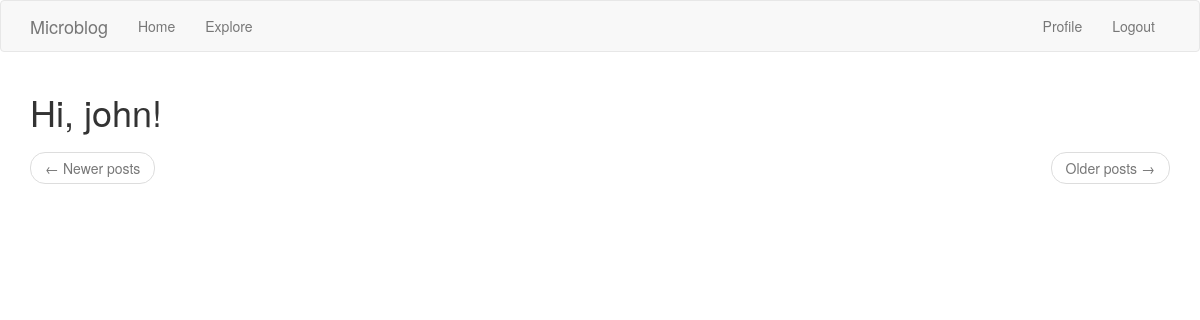
The app's page /explore (signed in), older data.
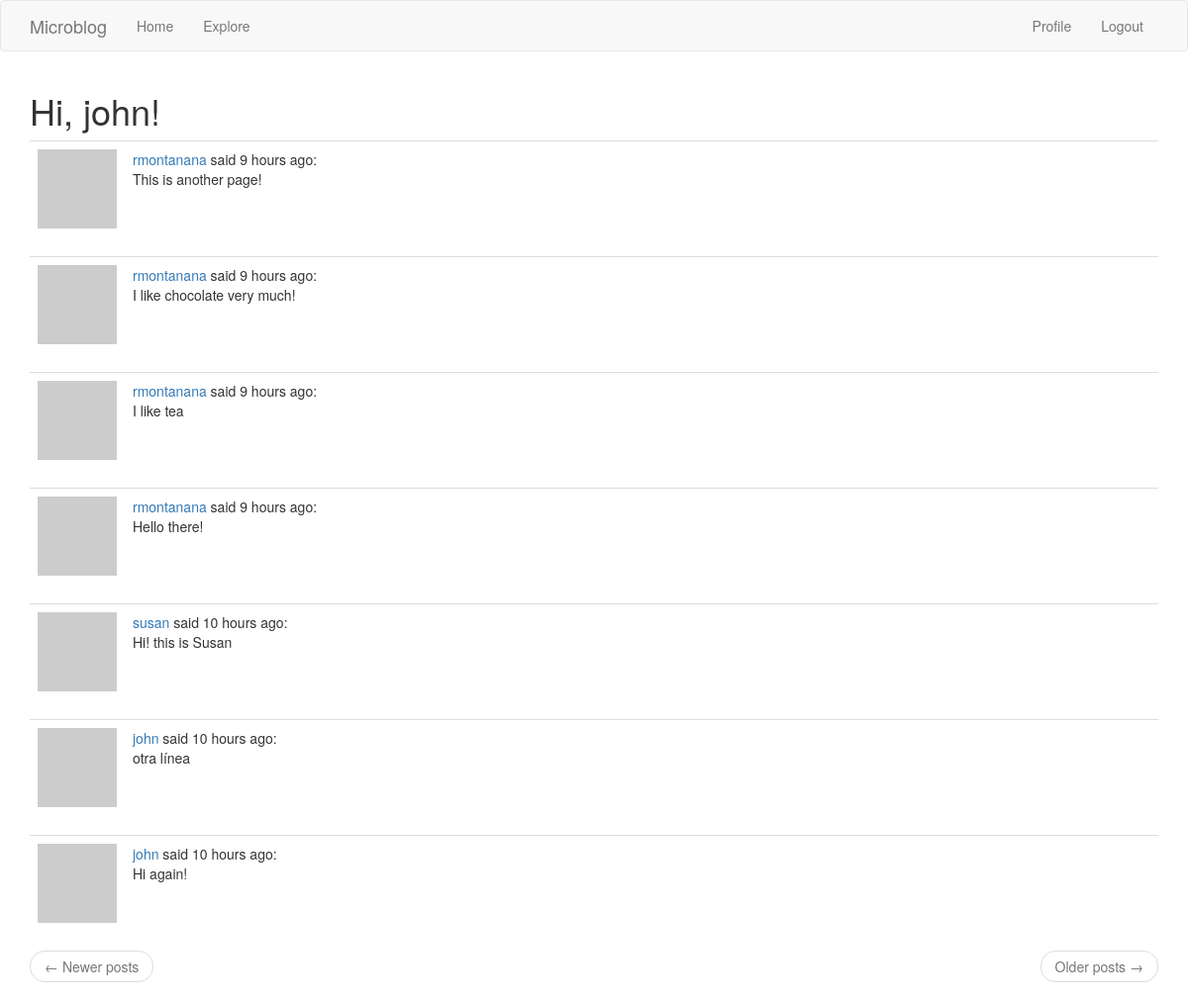
The same page, newer data.
### app/models.py (models this page shows, shortened)
class User(UserMixin, db.Model):
    id = db.Column(db.Integer, primary_key=True)
    username = db.Column(db.String(64), index=True, unique=True)
    email = db.Column(db.String(120), index=True, unique=True)
    password_hash = db.Column(db.String(128))
    posts = db.relationship("Post", backref="author", lazy="dynamic")
    about_me = db.Column(db.String(140))
    last_seen = db.Column(db.DateTime, default=datetime.utcnow)
    followed = db.relationship(
        "User",
        secondary=followers,
        primaryjoin=(followers.c.follower_id == id),
        secondaryjoin=(followers.c.followed_id == id),
        backref=db.backref("followers", lazy="dynamic"),
        lazy="dynamic",
    )
    def avatar(self, size):
        digest = md5(self.email.lower().encode("utf-8")).hexdigest()
        return "https://www.gravatar.com/avatar/{}?d=identicon&s={}".format(
            digest, size
        )

class Post(db.Model):
    id = db.Column(db.Integer, primary_key=True)
    body = db.Column(db.String(140))
    timestamp = db.Column(db.DateTime, index=True, default=datetime.utcnow)
    user_id = db.Column(db.Integer, db.ForeignKey("user.id"))

### app/routes.py (the view)
@app.route("/explore")
@login_required
def explore():
    page = request.args.get("page", 1, type=int)
    posts = Post.query.order_by(Post.timestamp.desc()).paginate(
        page=page, per_page=app.config["POSTS_PER_PAGE"], error_out=False
    )
    next_url = (
        url_for("explore", page=posts.next_num) if posts.has_next else None
    )
    prev_url = (
        url_for("explore", page=posts.prev_num) if posts.has_prev else None
    )
    return render_template(
        "index.html",
        title="Explore",
        posts=posts.items,
        next_url=next_url,
        prev_url=prev_url,
    )

### app/models.py (called while the page is built)
@login.user_loader
def load_user(id):
    return User.query.get(int(id))

### app/routes.py (called while the page is built)
@app.before_request
def before_request():
    if current_user.is_authenticated:
        current_user.last_seen = datetime.utcnow()
        db.session.commit()

### app/templates/index.html (shortened to what this page needs)
{% extends "base.html" %}
{% import 'bootstrap/wtf.html' as wtf %}
{% block app_content %}
    <h1>Hi, {{ current_user.username }}!</h1>
    {% for post in posts %}
        {% include '_post.html' %}
    {% endfor %}
    <nav aria-label="...">
        <ul class="pager">
            <li class="previous{% if not prev_url %} disabled{% endif %}">
                <a href="{{ prev_url or '#' }}">
                    <span aria-hidden="true">&larr;</span> Newer posts
                </a>
            </li>
            <li class="next{% if not next_url %} disabled{% endif %}">
                <a href="{{ next_url or '#' }}">
                    Older posts <span aria-hidden="true">&rarr;</span>
                </a>
            </li>
        </ul>
    </nav>
{% endblock %}

### app/templates/base.html (shortened to what this page needs)
{% extends 'bootstrap/base.html' %}
{% block navbar %}
    <nav class="navbar navbar-default">
        <div class="container">
            <div class="navbar-header">
                <a class="navbar-brand" href="{{ url_for('index') }}">Microblog</a>
            </div>
            <div class="collapse navbar-collapse" id="bs-example-navbar-collapse-1">
                <ul class="nav navbar-nav">
                    <li><a href="{{ url_for('index') }}">Home</a></li>
                    <li><a href="{{ url_for('explore') }}">Explore</a></li>
                </ul>
                <ul class="nav navbar-nav navbar-right">
                    {% if current_user.is_anonymous %}
                    <li><a href="{{ url_for('login') }}">Login</a></li>
                    {% else %}
                    <li><a href="{{ url_for('user', username=current_user.username) }}">Profile</a></li>
                    <li><a href="{{ url_for('logout') }}">Logout</a></li>
                    {% endif %}
                </ul>
            </div>
        </div>
    </nav>
{% endblock %}
{% block content %}
    <div class="container">
        {% block app_content %}{% endblock %}
    </div>
{% endblock %}

### app/templates/_post.html
<table class="table table-hover">
  <tr>
      <td width="70px">
          <a href="{{ url_for('user', username=post.author.username) }}">
              <img src="{{ post.author.avatar(70) }}" />
          </a>
      </td>
      <td>
        <a href="{{ url_for('user', username=post.author.username) }}">
          {{ post.author.username }}
        </a>
        said {{ moment(post.timestamp).fromNow() }}:
        <br>
        {{ post.body }}
      </td>
  </tr>
</table>

Row changes from the older to the newer data that the page shows:
added Post: author.username "rmontanana", timestamp "9 hours ago", body "This is another page!"
added Post: author.username "rmontanana", timestamp "9 hours ago", body "I like chocolate very much!"
added Post: author.username "rmontanana", timestamp "9 hours ago", body "I like tea"
added Post: author.username "rmontanana", timestamp "9 hours ago", body "Hello there!"
added Post: author.username "susan", timestamp "10 hours ago", body "Hi! this is Susan"
added Post: author.username "john", timestamp "10 hours ago", body "otra línea"
added Post: author.username "john", timestamp "10 hours ago", body "Hi again!"
